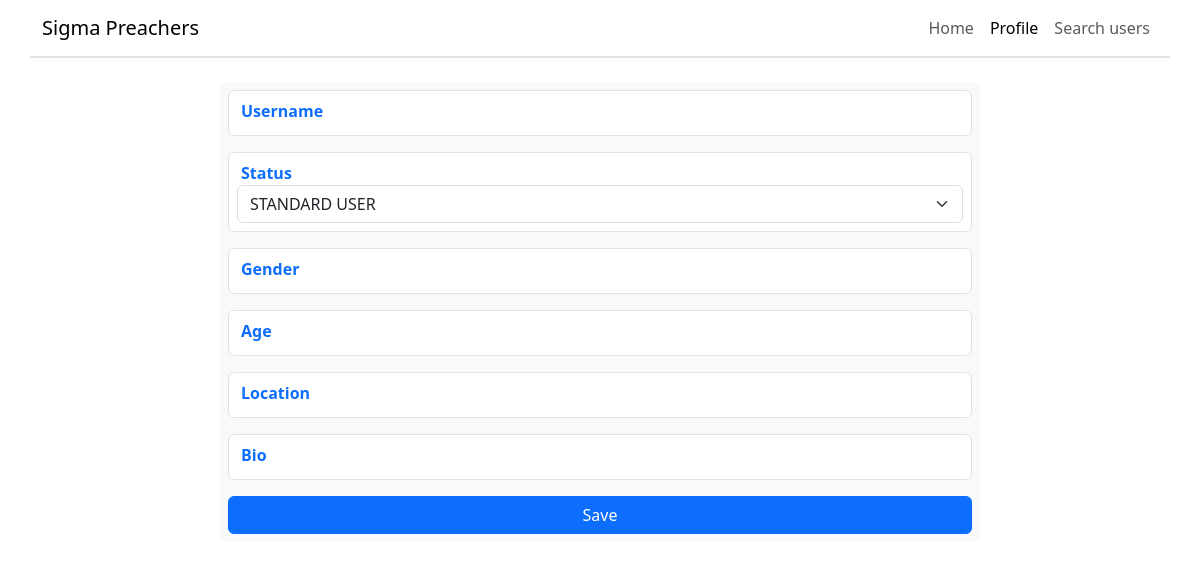
Page /promote_user/3 (signed in) on the earlier database version.
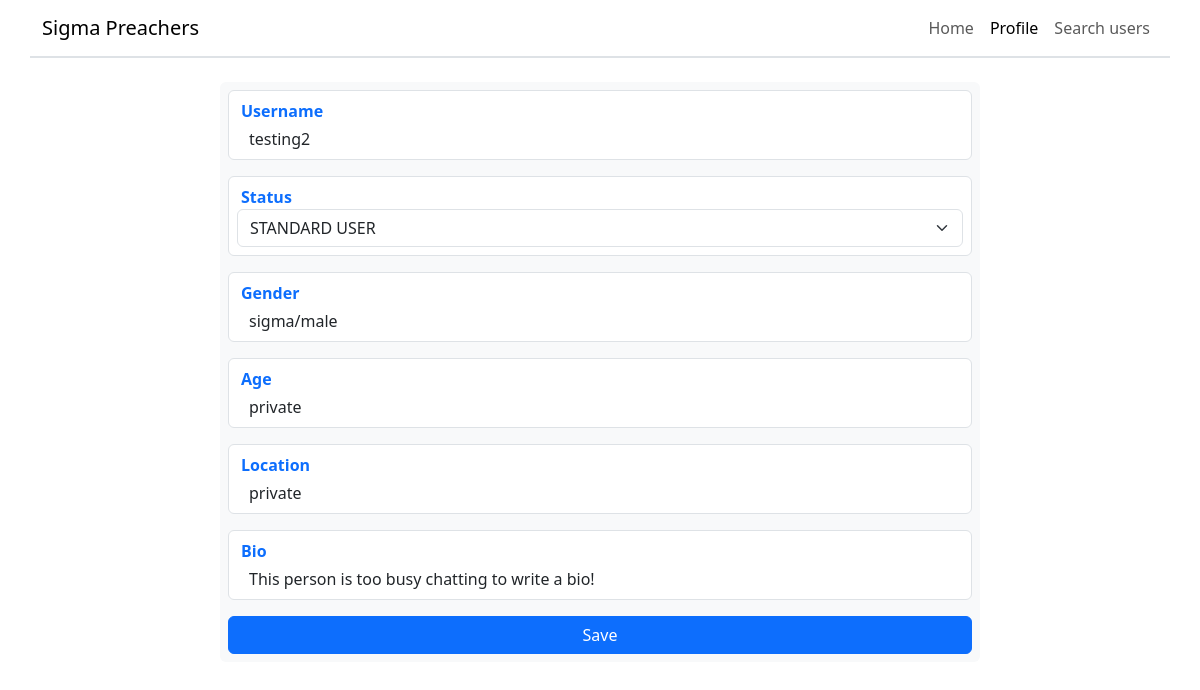
Same page on the later database version.
### project/database/create_db.py (models this page shows)
class User(UserMixin, db.Model):
    __tablename__ = "users"
    id = db.Column(db.Integer, primary_key=True, autoincrement=True)
    username = db.Column(db.String(67), unique=True, nullable=False)
    password = db.Column(db.Integer, nullable=False)  # Only store password hash
    status = db.Column(db.String(20), default="STANDARD USER", nullable=False)
    gender = db.Column(db.String(67), default="sigma/male", nullable=False)
    age = db.Column(db.Integer, default=-1, nullable=False)
    location = db.Column(db.String(67), default="private", nullable=False)
    bio = db.Column(
        db.String(255),
        default="This person is too busy chatting to write a bio!",
        nullable=False,
    )
    room_access = db.relationship("RoomAccess", backref="user")

### project/routes/promote_user.py (the view)
@promote_user_bp.route("/promote_user/<int:user_id>", methods=["GET", "POST"])
@login_required
def promote_user(user_id: int):
    if current_user.status not in ["MASTER", "ADMIN"]:
        flash("You do not have access to that page.", "warning")
        return redirect(url_for("home.home"))
    form = PromoteUserForm()
    service = PromoteUserService(user_id)
    user_data = service.get_user_object()
    if not form.validate_on_submit():
        return render_template(
            "promote_user.html", form=form, user_details=user_data
        )
    new_status = form.status.data
    service.promote_user(new_status)
    return redirect(url_for("view_profile.view_profile", id=user_id))

### project/forms/promote_user.py
class PromoteUserForm(FlaskForm):
    status = SelectField(
        "Status",
        choices=[
            ("STANDARD USER", "STANDARD USER"),
            ("MODERATOR", "MODERATOR"),
            ("ADMIN", "ADMIN"),
        ],
        validators=[DataRequired()],
    )
    submit = SubmitField("Save")

### project/database/select_db.py (called while the page is built)
    @staticmethod
    def select_user_with_id(user_id: int) -> User:
        found_user = User.query.filter(User.id == user_id).first()
        return found_user

### project/services/promote_user.py (called while the page is built)
    def get_user_object(self) -> User | None:
        return Select.select_user_with_id(self.user_id)

### project/templates/promote_user.html (shortened to what this page needs)
{% extends "base.html" %}
{% block body %}
<header class="row border-bottom border-2">
    <nav class="navbar navbar-expand-sm">
        <div class="container-fluid">
            <a class="navbar-brand" href="/">Sigma Preachers</a>
            <div class="collapse navbar-collapse" id="collapsibleNavbar">
                <ul class="navbar-nav ms-auto">
                    <li class="nav-item">
                        <a class="nav-link" href="/home">Home</a>
                    </li>
                    <li class="nav-item">
                        <a class="nav-link active" href="/view_profile/{{ current_user.id }}">Profile</a>
                    </li>
                    <li class="nav-item">
                        <a class="nav-link" href="/search_users">Search users</a>
                    </li>
                </ul>
            </div>
        </div>
    </nav>
</header>
<main class="mt-4">
    <div class="row d-flex justify-content-center mb-5">
        <form action="/promote_user/{{ user_details.id }}" class="bg-light rounded p-2 mb-5 col-sm-8" method="post">
            <div class="d-flex flex-column row border py-2 mx-0 rounded mb-3" style="background-color: white;">
                <p class="text-primary fw-bold ms-0 my-0">Username</p>
                <p class="mt-1 ms-2 mb-0">{{ user_details.username }}</p>
            </div>
            <div class="d-flex flex-column row border py-2 px-2 mx-0 rounded mb-3" style="background-color: white;">
                <p class="text-primary fw-bold ms-0 my-0 ps-1">Status</p>
                {{ form.status(class="form-select") }}
            </div>
            <div class="d-flex flex-column row border py-2 mx-0 rounded mb-3" style="background-color: white;">
                <p class="text-primary fw-bold ms-0 my-0">Gender</p>
                <p class="mt-1 ms-2 mb-0">{{ user_details.gender }}</p>
            </div>
            <div class="d-flex flex-column row border py-2 mx-0 rounded mb-3" style="background-color: white;">
                <p class="text-primary fw-bold ms-0 my-0">Age</p>
                {% if user_details.age == -1 %}
                <p class="mt-1 ms-2 mb-0">private</p>
                {% else %}
                <p class="mt-1 ms-2 mb-0">{{ user_details.age }}</p>
                {% endif %}
            </div>
            <div class="d-flex flex-column row border py-2 mx-0 rounded mb-3" style="background-color: white;">
                <p class="text-primary fw-bold ms-0 my-0">Location</p>
                <p class="mt-1 ms-2 mb-0">{{ user_details.location }}</p>
            </div>
            <div class="d-flex flex-column row border py-2 mx-0 rounded mb-3" style="background-color: white;">
                <p class="text-primary fw-bold ms-0 my-0">Bio</p>
                <p class="mt-1 ms-2 mb-0 text-break">{{ user_details.bio }}</p>
            </div>
            <div style="width: 100%">
                {{ form.submit(class="btn btn-primary mx-auto px-5", style="width: 100%") }}
            </div>
        </form>
    </div>
</main>
{% endblock %}

Differences in the rows shown:
added User: username "testing2", gender "sigma/male", location "private", bio "This person is too busy chatting to write a bio!"
Other differences:
text now shown: "private"
